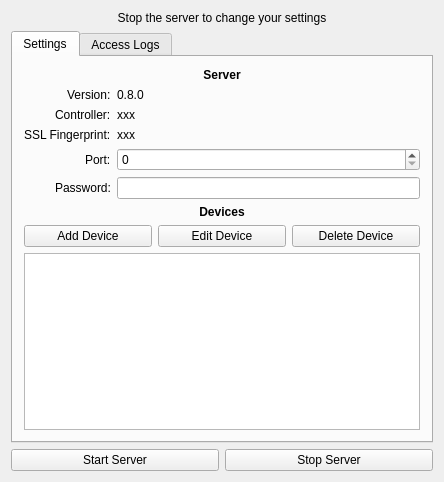
<?xml version="1.0" encoding="UTF-8"?>
<ui version="4.0">
 <class>autom8_server_qtClass</class>
 <widget class="QMainWindow" name="autom8_server_qtClass">
  <property name="geometry">
   <rect>
    <x>0</x>
    <y>0</y>
    <width>444</width>
    <height>482</height>
   </rect>
  </property>
  <property name="sizePolicy">
   <sizepolicy hsizetype="Preferred" vsizetype="Preferred">
    <horstretch>0</horstretch>
    <verstretch>0</verstretch>
   </sizepolicy>
  </property>
  <property name="windowTitle">
   <string>autom8 server</string>
  </property>
  <widget class="QWidget" name="centralWidget">
   <property name="enabled">
    <bool>true</bool>
   </property>
   <property name="sizePolicy">
    <sizepolicy hsizetype="Preferred" vsizetype="Preferred">
     <horstretch>0</horstretch>
     <verstretch>0</verstretch>
    </sizepolicy>
   </property>
   <property name="autoFillBackground">
    <bool>false</bool>
   </property>
   <layout class="QVBoxLayout" name="verticalLayout_2">
    <item>
     <layout class="QVBoxLayout" name="verticalLayout">
      <property name="sizeConstraint">
       <enum>QLayout::SetDefaultConstraint</enum>
      </property>
      <item>
       <widget class="QLabel" name="ServerStatusLabel">
        <property name="text">
         <string>Stop the server to change your settings</string>
        </property>
        <property name="alignment">
         <set>Qt::AlignCenter</set>
        </property>
        <property name="margin">
         <number>4</number>
        </property>
       </widget>
      </item>
      <item>
       <widget class="QTabWidget" name="tabWidget">
        <property name="currentIndex">
         <number>0</number>
        </property>
        <widget class="QWidget" name="SettingsTab">
         <attribute name="title">
          <string>Settings</string>
         </attribute>
         <layout class="QVBoxLayout" name="verticalLayout_3">
          <item>
           <widget class="QLabel" name="label_9">
            <property name="font">
             <font>
              <weight>75</weight>
              <bold>true</bold>
             </font>
            </property>
            <property name="text">
             <string>Server</string>
            </property>
            <property name="alignment">
             <set>Qt::AlignCenter</set>
            </property>
           </widget>
          </item>
          <item>
           <layout class="QFormLayout" name="formLayout">
            <property name="sizeConstraint">
             <enum>QLayout::SetMinimumSize</enum>
            </property>
            <property name="fieldGrowthPolicy">
             <enum>QFormLayout::ExpandingFieldsGrow</enum>
            </property>
            <property name="labelAlignment">
             <set>Qt::AlignRight|Qt::AlignTrailing|Qt::AlignVCenter</set>
            </property>
            <item row="0" column="0">
             <widget class="QLabel" name="label_5">
              <property name="text">
               <string>Version:</string>
              </property>
             </widget>
            </item>
            <item row="0" column="1">
             <widget class="QLabel" name="VersionLabel">
              <property name="text">
               <string>0.8.0</string>
              </property>
             </widget>
            </item>
            <item row="1" column="0">
             <widget class="QLabel" name="label_4">
              <property name="text">
               <string>Controller:</string>
              </property>
             </widget>
            </item>
            <item row="1" column="1">
             <widget class="QLabel" name="ControllerLabel">
              <property name="text">
               <string>xxx</string>
              </property>
             </widget>
            </item>
            <item row="2" column="0">
             <widget class="QLabel" name="label_3">
              <property name="text">
               <string>SSL Fingerprint:</string>
              </property>
             </widget>
            </item>
            <item row="2" column="1">
             <widget class="QLabel" name="FingerprintLabel">
              <property name="text">
               <string>xxx</string>
              </property>
             </widget>
            </item>
            <item row="3" column="0">
             <widget class="QLabel" name="label_2">
              <property name="text">
               <string>Port:</string>
              </property>
              <property name="alignment">
               <set>Qt::AlignLeading|Qt::AlignLeft|Qt::AlignVCenter</set>
              </property>
             </widget>
            </item>
            <item row="4" column="0">
             <widget class="QLabel" name="label">
              <property name="text">
               <string>Password:</string>
              </property>
              <property name="alignment">
               <set>Qt::AlignLeading|Qt::AlignLeft|Qt::AlignVCenter</set>
              </property>
             </widget>
            </item>
            <item row="4" column="1">
             <widget class="QLineEdit" name="PasswordLineEdit">
              <property name="sizePolicy">
               <sizepolicy hsizetype="Expanding" vsizetype="Fixed">
                <horstretch>0</horstretch>
                <verstretch>0</verstretch>
               </sizepolicy>
              </property>
             </widget>
            </item>
            <item row="3" column="1">
             <widget class="QSpinBox" name="PortNumberSpinBox">
              <property name="sizePolicy">
               <sizepolicy hsizetype="Expanding" vsizetype="Fixed">
                <horstretch>0</horstretch>
                <verstretch>0</verstretch>
               </sizepolicy>
              </property>
              <property name="maximum">
               <number>65535</number>
              </property>
             </widget>
            </item>
           </layout>
          </item>
          <item>
           <widget class="QLabel" name="label_10">
            <property name="font">
             <font>
              <weight>75</weight>
              <bold>true</bold>
             </font>
            </property>
            <property name="text">
             <string>Devices</string>
            </property>
            <property name="alignment">
             <set>Qt::AlignCenter</set>
            </property>
           </widget>
          </item>
          <item>
           <layout class="QHBoxLayout" name="horizontalLayout_2">
            <property name="sizeConstraint">
             <enum>QLayout::SetNoConstraint</enum>
            </property>
            <item>
             <widget class="QPushButton" name="AddDeviceButton">
              <property name="text">
               <string>Add Device</string>
              </property>
             </widget>
            </item>
            <item>
             <widget class="QPushButton" name="EditDeviceButton">
              <property name="text">
               <string>Edit Device</string>
              </property>
             </widget>
            </item>
            <item>
             <widget class="QPushButton" name="DeleteDeviceButton">
              <property name="text">
               <string>Delete Device</string>
              </property>
             </widget>
            </item>
           </layout>
          </item>
          <item>
           <widget class="QTreeView" name="DevicesListView">
            <property name="showDropIndicator" stdset="0">
             <bool>false</bool>
            </property>
            <property name="indentation">
             <number>0</number>
            </property>
           </widget>
          </item>
         </layout>
        </widget>
        <widget class="QWidget" name="LogTab">
         <attribute name="title">
          <string>Access Logs</string>
         </attribute>
         <layout class="QVBoxLayout" name="verticalLayout_4">
          <item>
           <widget class="QTreeView" name="LogListView">
            <property name="indentation">
             <number>0</number>
            </property>
           </widget>
          </item>
          <item>
           <widget class="QPushButton" name="ClearLogsButton">
            <property name="text">
             <string>Clear Access Logs</string>
            </property>
           </widget>
          </item>
         </layout>
        </widget>
       </widget>
      </item>
      <item>
       <layout class="QHBoxLayout" name="horizontalLayout">
        <item>
         <widget class="QPushButton" name="StartServerButton">
          <property name="text">
           <string>Start Server</string>
          </property>
         </widget>
        </item>
        <item>
         <widget class="QPushButton" name="StopServerButton">
          <property name="text">
           <string>Stop Server</string>
          </property>
         </widget>
        </item>
       </layout>
      </item>
     </layout>
    </item>
   </layout>
  </widget>
 </widget>
 <layoutdefault spacing="6" margin="11"/>
 <tabstops>
  <tabstop>tabWidget</tabstop>
  <tabstop>PortNumberSpinBox</tabstop>
  <tabstop>PasswordLineEdit</tabstop>
  <tabstop>AddDeviceButton</tabstop>
  <tabstop>EditDeviceButton</tabstop>
  <tabstop>DeleteDeviceButton</tabstop>
  <tabstop>DevicesListView</tabstop>
  <tabstop>StartServerButton</tabstop>
  <tabstop>StopServerButton</tabstop>
 </tabstops>
 <resources>
  <include location="autom8_server_qt.qrc"/>
 </resources>
 <connections/>
</ui>
